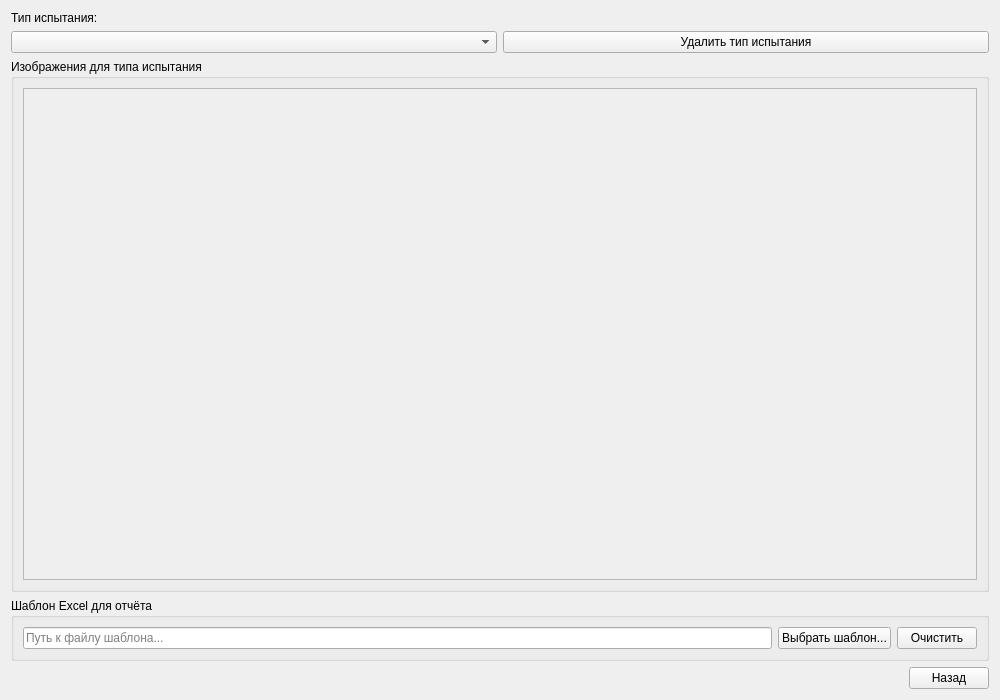
<?xml version="1.0" encoding="UTF-8"?>
<ui version="4.0">
 <class>ImagesManagementWindow</class>
 <widget class="QWidget" name="ImagesManagementWindow">
  <property name="geometry">
   <rect>
    <x>0</x>
    <y>0</y>
    <width>1000</width>
    <height>700</height>
   </rect>
  </property>
  <property name="windowTitle">
   <string>Управление изображениями</string>
  </property>
  <layout class="QVBoxLayout" name="verticalLayout">
   <item>
    <widget class="QLabel" name="testTypeLabel">
     <property name="text">
      <string>Тип испытания:</string>
     </property>
    </widget>
   </item>
   <item>
    <layout class="QHBoxLayout" name="horizontalLayout_3">
     <item>
      <widget class="QComboBox" name="testTypeCombo">
      </widget>
     </item>
     <item>
      <widget class="QPushButton" name="deleteTestTypeButton">
       <property name="text">
        <string>Удалить тип испытания</string>
       </property>
      </widget>
     </item>
    </layout>
   </item>
   <item>
    <widget class="QGroupBox" name="imagesGroupBox">
     <property name="title">
      <string>Изображения для типа испытания</string>
     </property>
     <layout class="QVBoxLayout" name="verticalLayout_2">
      <item>
       <widget class="QScrollArea" name="scrollArea">
        <property name="widgetResizable">
         <bool>true</bool>
        </property>
        <widget class="QWidget" name="scrollAreaWidgetContents">
         <property name="geometry">
          <rect>
           <x>0</x>
           <y>0</y>
           <width>980</width>
           <height>500</height>
          </rect>
         </property>
         <layout class="QVBoxLayout" name="imagesLayout">
         </layout>
        </widget>
       </widget>
      </item>
     </layout>
    </widget>
   </item>
   <item>
    <widget class="QGroupBox" name="templateGroupBox">
     <property name="title">
      <string>Шаблон Excel для отчёта</string>
     </property>
     <layout class="QHBoxLayout" name="horizontalLayout">
      <item>
       <widget class="QLineEdit" name="templatePathEdit">
        <property name="readOnly">
         <bool>true</bool>
        </property>
        <property name="placeholderText">
         <string>Путь к файлу шаблона...</string>
        </property>
       </widget>
      </item>
      <item>
       <widget class="QPushButton" name="browseTemplateButton">
        <property name="text">
         <string>Выбрать шаблон...</string>
        </property>
       </widget>
      </item>
      <item>
       <widget class="QPushButton" name="clearTemplateButton">
        <property name="text">
         <string>Очистить</string>
        </property>
       </widget>
      </item>
     </layout>
    </widget>
   </item>
   <item>
    <layout class="QHBoxLayout" name="horizontalLayout_2">
     <item>
      <spacer name="horizontalSpacer">
       <property name="orientation">
        <enum>Qt::Horizontal</enum>
       </property>
       <property name="sizeHint" stdset="0">
        <size>
         <width>40</width>
         <height>20</height>
        </size>
       </property>
      </spacer>
     </item>
     <item>
      <widget class="QPushButton" name="backButton">
       <property name="text">
        <string>Назад</string>
       </property>
      </widget>
     </item>
    </layout>
   </item>
  </layout>
 </widget>
 <resources/>
 <connections/>
</ui>
